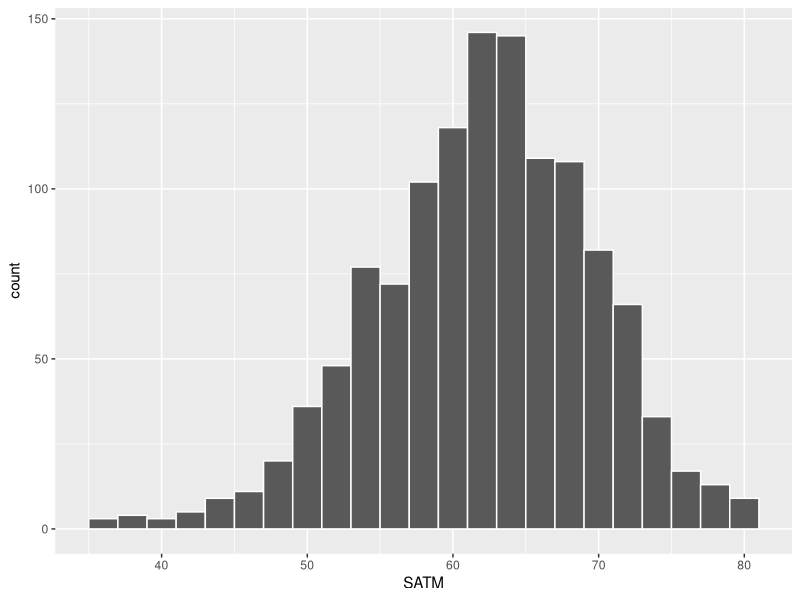
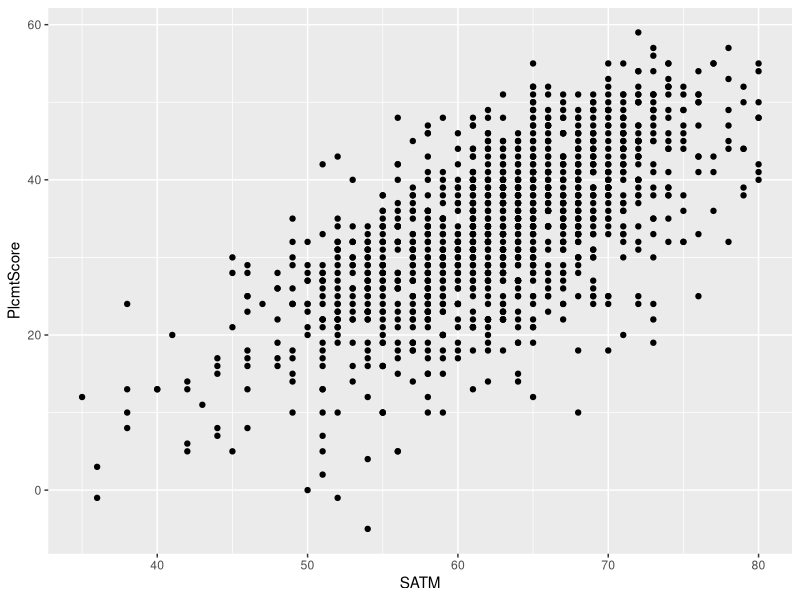

These charts were generated, in order, by the following R code:
## ---- chunk 1
knitr::opts_chunk$set(echo = F, prompt = F, warning = F, message = F, comment='#>')
# Thanks to 
# https://github.com/ramnathv/slidify/issues/189#issuecomment-15850008
hook1 <- function(x){ gsub("```\n*```r*\n*", "", x) }
hook2 <- function(x){ gsub("```\n+```\n", "", x) }
knitr::knit_hooks$set(document = hook1)


## ---- chunk 2
library(tidyverse)

## ---- chunk 3
math_df <- read_csv('../data/MathPlacement.csv')
math_df %>%
  ggplot(aes(x = SATM)) + 
  geom_histogram(binwidth = 2, col='white')
## ---- chunk 4
math_df %>% 
  select(SATM, PlcmtScore) %>% 
  na.omit() %>% 
  ggplot(aes(x = SATM, y = PlcmtScore)) + geom_point()
